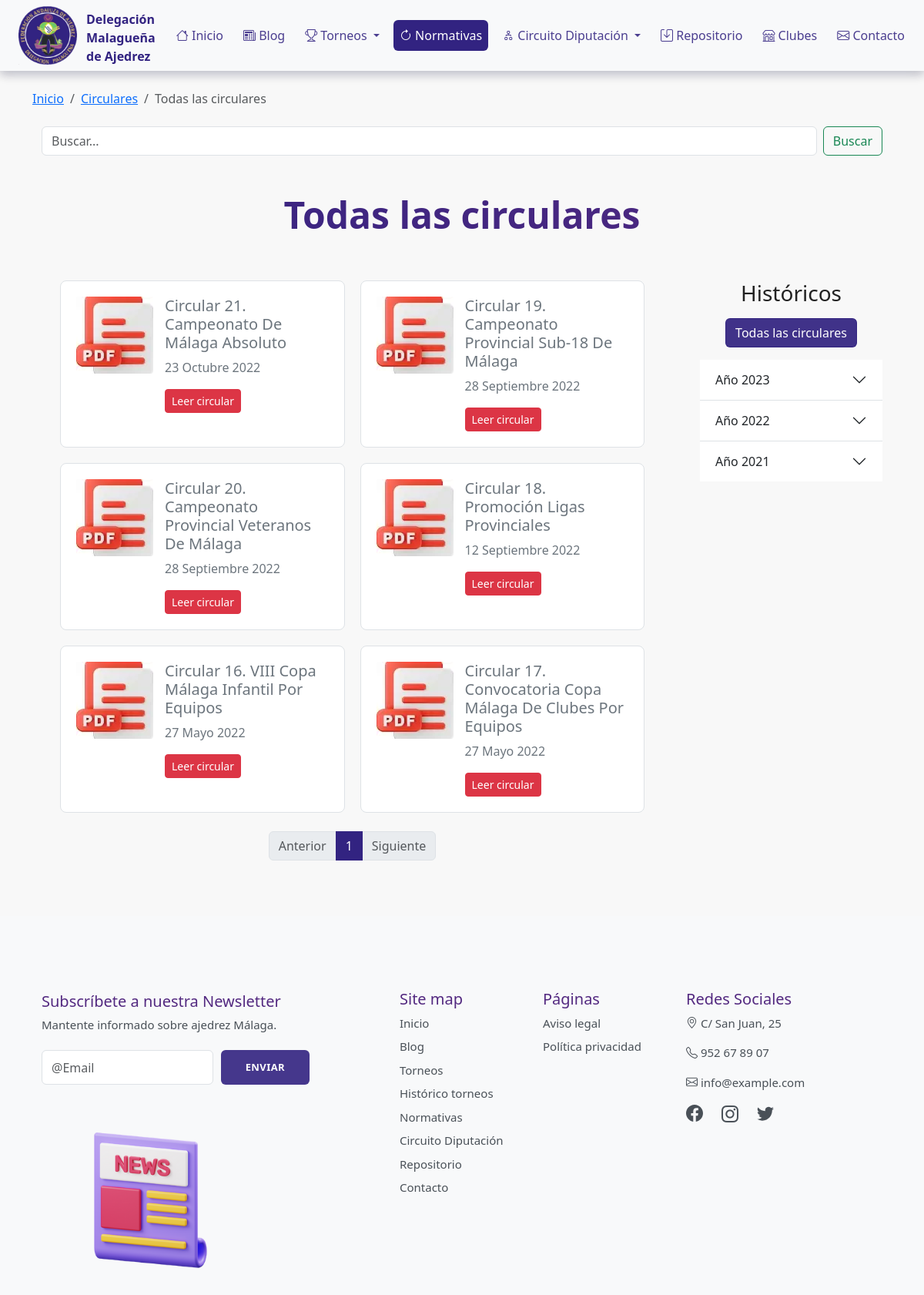
Page /normativas/todas-las-circulares/ on the committed database.
### normativa/models.py (models this page shows, shortened)
class Circular(models.Model):
    title = models.CharField('título circular', max_length=200)
    slug = models.SlugField(max_length=250, unique_for_date='publish')
    author = models.ForeignKey(
        User,
        verbose_name='autor',
        on_delete=models.CASCADE,
        related_name='get_circulares',
    )
    file_pdf = models.FileField('circulares', upload_to='pdf/%Y/%m/%d/', storage=RawMediaCloudinaryStorage())
    publish = models.DateTimeField('fecha de la circular', default=timezone.now)
    created = models.DateTimeField('fecha de creación', auto_now_add=True)
    updated = models.DateTimeField('fecha de edición', auto_now=True)
    search_date = models.CharField(blank=True, max_length=200)  # desde cero no hara falta blank=True
    class Meta:
        ordering = ['-publish']
        verbose_name_plural = 'circulares'

### page/models.py (models this page shows, shortened)
class Page(models.Model):
    title = models.CharField('titulo', max_length=100)
    content = RichTextUploadingField('contenido')
    created = models.DateTimeField('fecha de creación', auto_now_add=True)
    updated = models.DateTimeField('fecha de edición', auto_now=True)
    class Meta:
        ordering = ['title']
        verbose_name = 'página'
        verbose_name_plural = 'páginas'

### normativa/views.py (the view)
# urls.py: path("", views.circular, name="circulares"),
def circular(request, year=None, month=None, todas_circulares=None):
    qs = False
    formatted_date = ''
    before_last_year = str(int(timezone.now().strftime("%Y")) - 2)
    last_year = str(int(timezone.now().strftime("%Y")) - 1)
    current_year = timezone.now().strftime("%Y")
    form_search = SearchForm()
    object_list = Circular.objects.filter(publish__year=current_year)
    if todas_circulares:
        object_list = Circular.objects.all()
    if year and month:
        object_list = Circular.objects.filter(
            publish__year=int(year), publish__month=int(month)
        )
        qs = True
        formatted_date = datetime.datetime(year, month, 17).strftime("%B %Y")
    paginator = Paginator(object_list, 10)  # circulares(objects) in each page
    page = request.GET.get("page")
    try:
        circulares = paginator.page(page)  # todos los objetos de una página
    except PageNotAnInteger:
        circulares = paginator.page(1)
    except EmptyPage:
        circulares = paginator.page(paginator.num_pages)
    return render(
        request,
        "normativa/circular_list.html",
        {
            "circulares": circulares,
            "page": page,
            'current_year': current_year,
            'last_year': last_year,
            'before_last_year': before_last_year,
            'qs': qs,
            'formatted_date': formatted_date,
            'todas_las_circulares': todas_circulares,
            'form': form_search
        },
    )

### normativa/templates/normativa/circular_list.html (shortened to what this page needs)
    {% extends "core/base.html" %}
    {% load static %}
    {% block css %}<link rel="stylesheet" href="{% static 'core/css/pdfjs-viewer.min.css' %}" />
    <link href="https://fonts.googleapis.com/icon?family=Material+Icons" rel="stylesheet">{% endblock css %}
    {% block csspage %}<link rel="stylesheet" href="{% static 'normativa/css/circular.css' %}" />{% endblock csspage %}
    {% block breadcrumb %}
    <div class="container my-4">
      <nav aria-label="breadcrumb">
        <ol class="breadcrumb">
          <li class="breadcrumb-item"><a href="{% url 'torneo:inicio' %}">Inicio</a></li>
          {% if not qs and not todas_las_circulares %}
          <li class="breadcrumb-item active" aria-current="page">Circulares</li>
          {% elif todas_las_circulares %}
          <li class="breadcrumb-item"><a href="{% url 'normativa:circulares' %}">Circulares</a></li>
          <li class="breadcrumb-item active" aria-current="page">Todas las circulares</li>
          {% elif qs and not todas_las_circulares %}
          <li class="breadcrumb-item"><a href="{% url 'normativa:circulares' %}">Circulares</a></li>
          <li class="breadcrumb-item active" aria-current="page">{{ formatted_date|title }}</li>
          {% endif %}
        </ol>
      </nav>
    </div>{% endblock breadcrumb %}
    {% block section %}
    <section class="container px-4 mb-5">
      <form action="{% url 'normativa:circular_search' %}" method="GET" class="d-flex">
          {{ form.query }}
        <button class="btn btn-outline-success" type="submit">Buscar</button>
      </form>
      <h1 class="display-5 fw-bold text-blue-gradient text-center py-5">
        {% if todas_las_circulares %}Todas las circulares{% else %}
        Circulares{% if not qs %} año en curso{% else %} {{ formatted_date|title }}{% endif %}{% endif %}
      </h1>
      <div class="row g-5">
        <div class="col-md-9">
          <div class="grid-fit">
            {% for circular in circulares %}
            <div class="item-grid border border-1">
              <div class="img-wrapper"><img src="{% static 'core/img/pdf.webp' %}" alt="img placeholder" /></div>
              <div class="item-info">
                <div class="title"><h5>{{ circular.title }}</h5></div>
                <div class="item-name"><p>{{ circular.publish|date:"j F Y" }}</p></div>
                <div class="description">
                  <button type="button" class="btn btn-danger btn-sm" data-bs-toggle="modal" data-bs-target="#pdfModal"
                    data-bs-whatever="{{ circular.file_pdf.url }}" data-bs-title="{{ circular.title }}">
                    Leer circular
                  </button>
                </div>
              </div>
            </div>
            {% empty %}
            <h3>¡Vaya!, parece que no hay resultados.</h3>
            {% endfor %}
          </div>
          {% if circulares %}{% include "core/pagination.html" with page=circulares %}{% endif %}
        </div>
        <div class="col-md-3">
          <h3 class="text-center">Históricos</h3>
            <div class="text-center my-3">
              <a class="btn btn-chess" href="{% url 'normativa:todas-circulares' 'todas las circulares'|slugify %}"
                role="button">Todas las circulares
              </a>
            </div>
            <div class="accordion accordion-flush" id="accordionFlushExample">
              <div class="accordion-item">
                <h2 class="accordion-header" id="flush-headingOne">
                  <button class="accordion-button collapsed" type="button" data-bs-toggle="collapse"
                    data-bs-target="#flush-collapseOne" aria-expanded="false" aria-controls="flush-collapseOne">
                    Año {{ current_year }}
                  </button>
                </h2>
              </div>
              <div class="accordion-item">
                <h2 class="accordion-header" id="flush-headingTwo">
                  <button class="accordion-button collapsed" type="button" data-bs-toggle="collapse"
                    data-bs-target="#flush-collapseTwo" aria-expanded="false" aria-controls="flush-collapseTwo">
                    Año {{ last_year }}
                  </button>
                </h2>
              </div>
              <div class="accordion-item">
                <h2 class="accordion-header" id="flush-headingThree">
                  <button class="accordion-button collapsed" type="button" data-bs-toggle="collapse"
                    data-bs-target="#flush-collapseThree" aria-expanded="false" aria-controls="flush-collapseThree">
                    Año {{ before_last_year }}
                  </button>
                </h2>
              </div>
            </div>
        </div>
      </div>
    </section>{% endblock section %}

### core/templates/core/base.html (shortened to what this page needs)
<!DOCTYPE html>
<html lang="es">
  {% load static %}
  <head>
    <link rel="stylesheet" href="{% static 'core/css/bootstrap.min.css' %}" />
    <link rel="stylesheet" href="https://cdn.jsdelivr.net/npm/bootstrap-icons@1.10.3/font/bootstrap-icons.css">
    {% block css %}{% endblock css %}
    <link rel="stylesheet" href="{% static 'core/css/main.css' %}" />
    {% block csspage %}{% endblock csspage %}
  </head>
  <body>
    <header class="sticky-top shadow-sm">
      <nav class="navbar navbar-expand-xl navbar-light bg-light">
        <div class="container-fluid gap">
          <a class="navbar-brand" href="{% url 'torneo:inicio' %}"></a>
          <div class="collapse navbar-collapse" id="navbarSupportedContent">
            <ul class="navbar-nav mb-2 mb-lg-0">
              <li class="nav-item">
                <a class="nav-link {% if request.path == '/' %}active{% endif %}" href="{% url 'torneo:inicio' %}"><i class="bi bi-house"></i> Inicio</a>
              </li>
              <li class="nav-item">
                <a class="nav-link {% if request.path|slice:":6" == '/blog/' %}active{% endif %}" href="{% url 'blog:post-list' %}"><i class="bi bi-newspaper"></i> Blog</a>
              </li>
              <li class="nav-item dropdown">
                <a
                  class="nav-link dropdown-toggle {% if request.path|slice:":9" == '/torneos/' %}active{% endif %}"
                  aria-current="page"
                  href="{% url 'torneo:agenda' %}"
                  id="navbarDropdown"
                  role="button"
                  data-bs-toggle="dropdown"
                  aria-expanded="false"
                >
                  <i class="bi bi-trophy"></i> Torneos
                </a>
              </li>
              <li class="nav-item">
                <a class="nav-link {% if request.path|slice:":12" == '/normativas/' %}active{% endif %}" href="{% url 'normativa:circulares' %}" tabindex="-1" aria-disabled="true"
                  ><i class="bi bi-arrow-clockwise"></i> Normativas</a
                >
              </li>
              <li class="nav-item dropdown">
                <a class="nav-link dropdown-toggle {% if request.path|slice:":21" == '/circuito-diputacion/' %}active{% endif %}"
                  aria-current="page"
                  href="{% url 'circuitos:new_tournaments' %}"
                  id="navbarDropdown"
                  role="button"
                  data-bs-toggle="dropdown"
                  aria-expanded="false"
                  >
                  <i class="bi bi-diagram-2"></i> Circuito Diputación
                </a>
              </li>
              <li class="nav-item">
                <a class="nav-link" href="#"><i class="bi bi-save"></i> Repositorio</a>
              </li>
              <li class="nav-item">
                <a class="nav-link {% if request.path|slice:":19" == '/clubes-de-ajedrez/' %}active{% endif %}" href="{% url 'escuelas:schools' %}"><i class="bi bi-shop"></i> Clubes</a>
              </li>
              <li class="nav-item">
                <a class="nav-link {% if request.path|slice:":10" == '/contacto/' %}active{% endif %}" href="{% url 'contacto:contact' %}"><i class="bi bi-envelope"></i> Contacto</a>
              </li>
            </ul>
          </div>
        </div>
      </nav>
    </header>
    {% block breadcrumb %}{% endblock breadcrumb %}
    {% block section %}{% endblock section %}
    <footer class="bd-footer py-4 py-md-5 mt-5 bg-light">
      <div class="container py-4 py-md-5 px-4">
        <div class="row">
          <div class="col-lg-4 mb-5">
            <p class="fs-5 mb-1 text-purple">Subscríbete a nuestra Newsletter</p>
            <div class="newsletter-subscribe">
              <div class="intro">
                <p>Mantente informado sobre ajedrez Málaga.</p>
              </div>
              <form class="d-flex">
                <input class="form-control" type="email" name="email" placeholder="@Email">
                <button class="btn btn-primary" type="button">Enviar</button>
              </form>
            </div>
          </div>
          <div class="col-6 col-lg-2 offset-lg-1 mb-3">
            <h5 class="text-purple">Site map</h5>
            <ul class="list-unstyled">
              <li class="mb-2"><a href="#">Inicio</a></li>
              <li class="mb-2"><a href="#">Blog</a></li>
              <li class="mb-2"><a href="#">Torneos</a></li>
              <li class="mb-2"><a href="#">Histórico torneos</a></li>
              <li class="mb-2"><a href="#">Normativas</a></li>
              <li class="mb-2"><a href="#">Circuito Diputación</a></li>
              <li class="mb-2"><a href="#">Repositorio</a></li>
              <li class="mb-2"><a href="#">Contacto</a></li>
            </ul>
          </div>
          <div class="col-6 col-lg-2 mb-3">
            <h5 class="text-purple">Páginas</h5>
            <ul class="list-unstyled">
              {% load pages_extras %}
              {% get_page_list as page_list %}
              {% for page in page_list %}
              <li class="mb-2">
                <a href="{% url 'pagina:page' page.id page.title|slugify %}" rel="nofollow">{{ page.title }}</a>
              </li>
              {% endfor %}
            </ul>
          </div>
          <div class="col-6 col-lg-3 mb-3">
            <h5 class="text-purple">Redes Sociales</h5>
            <p><i class="bi bi-geo-alt"></i> C/ San Juan, 25</p>
            <p><i class="bi bi-telephone"></i> 952 67 89 07</p>
            <p><i class="bi bi-envelope"></i> info@example.com</p>
            <ul class="list-unstyled d-flex redes-sociales">
              <li class="me-4">
                <a href="#">
                </a>
              </li>
              <li class="me-4">
                <a href="#"><i class="bi bi-instagram"></i></a>
              </li>
              <li class="me-4">
                <a href="#">
                </a>
              </li>
            </ul>
          </div>
        </div>
      </div>
    </footer>
  </body>
</html>

### core/templates/core/pagination.html
<nav class="my-4" aria-label="Page navigation example">
  <ul class="pagination justify-content-center">
  {% if page.has_previous %}
    <li class="page-item">
      <a class="page-link" href="?page={{ page.previous_page_number }}">Anterior</a>
    </li>
  {% else %}
    <li class="page-item disabled">
      <a class="page-link" href="#" tabindex="-1" aria-disabled="true">Anterior</a>
    </li>
  {% endif %}
  {% for i in page.paginator.page_range %}
    {% if page.number == i %}
    <li class="page-item active"><a class="page-link" href="">{{ i }}</a></li>
    {% else %}
    <li class="page-item"><a class="page-link" href="?page={{ i }}">{{ i }}</a></li>
    {% endif %}
  {% endfor %}
  {% if page.has_next %}
    <li class="page-item">
      <a class="page-link" href="?page={{ page.next_page_number }}">Siguiente</a>
    </li>
  {% else %}
    <li class="page-item disabled">
      <a class="page-link" href="#" tabindex="-1" aria-disabled="true">Siguiente</a>
    </li>
  {% endif %}
  </ul>
</nav>

### rows in the picture
Circular: title "Circular 21. Campeonato De Málaga Absoluto", publish "23 Octubre 2022"
Circular: title "Circular 19. Campeonato Provincial Sub-18 De Málaga", publish "28 Septiembre 2022"
Circular: title "Circular 20. Campeonato Provincial Veteranos De Málaga", publish "28 Septiembre 2022"
Circular: title "Circular 18. Promoción Ligas Provinciales", publish "12 Septiembre 2022"
Circular: title "Circular 16. VIII Copa Málaga Infantil Por Equipos", publish "27 Mayo 2022"
Circular: title "Circular 17. Convocatoria Copa Málaga De Clubes Por Equipos", publish "27 Mayo 2022"
Page: title "Aviso legal"
Page: title "Política privacidad"

### other values in the picture
{{ i }} "1"
{{ last_year }} "2022"
{{ before_last_year }} "2021"
